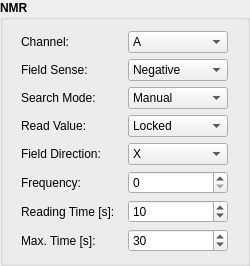
    <widget class="QGroupBox" name="groupBox_6">
     <property name="sizePolicy">
      <sizepolicy hsizetype="Preferred" vsizetype="Preferred">
       <horstretch>0</horstretch>
       <verstretch>0</verstretch>
      </sizepolicy>
     </property>
     <property name="minimumSize">
      <size>
       <width>250</width>
       <height>0</height>
      </size>
     </property>
     <property name="font">
      <font>
       <weight>75</weight>
       <bold>true</bold>
      </font>
     </property>
     <property name="title">
      <string>NMR</string>
     </property>
     <layout class="QGridLayout" name="gridLayout_2">
      <item row="1" column="0">
       <widget class="QLabel" name="label_44">
        <property name="font">
         <font>
          <weight>50</weight>
          <bold>false</bold>
         </font>
        </property>
        <property name="text">
         <string>Field Sense:</string>
        </property>
       </widget>
      </item>
      <item row="2" column="0">
       <widget class="QLabel" name="label_47">
        <property name="font">
         <font>
          <weight>50</weight>
          <bold>false</bold>
         </font>
        </property>
        <property name="text">
         <string>Search Mode:</string>
        </property>
       </widget>
      </item>
      <item row="6" column="0">
       <widget class="QLabel" name="label_6">
        <property name="font">
         <font>
          <weight>50</weight>
          <bold>false</bold>
         </font>
        </property>
        <property name="text">
         <string>Frequency:</string>
        </property>
       </widget>
      </item>
      <item row="9" column="0">
       <widget class="QLabel" name="label_46">
        <property name="font">
         <font>
          <weight>50</weight>
          <bold>false</bold>
         </font>
        </property>
        <property name="text">
         <string>Max. Time [s]:</string>
        </property>
       </widget>
      </item>
      <item row="6" column="1">
       <widget class="QSpinBox" name="sb_nmr_frequency">
        <property name="sizePolicy">
         <sizepolicy hsizetype="Maximum" vsizetype="Fixed">
          <horstretch>0</horstretch>
          <verstretch>0</verstretch>
         </sizepolicy>
        </property>
        <property name="minimumSize">
         <size>
          <width>100</width>
          <height>0</height>
         </size>
        </property>
        <property name="font">
         <font>
          <weight>50</weight>
          <bold>false</bold>
         </font>
        </property>
        <property name="maximum">
         <number>4095</number>
        </property>
       </widget>
      </item>
      <item row="3" column="0">
       <widget class="QLabel" name="label_48">
        <property name="font">
         <font>
          <weight>50</weight>
          <bold>false</bold>
         </font>
        </property>
        <property name="text">
         <string>Read Value:</string>
        </property>
       </widget>
      </item>
      <item row="2" column="1">
       <widget class="QComboBox" name="cmb_nmr_mode">
        <property name="sizePolicy">
         <sizepolicy hsizetype="Maximum" vsizetype="Fixed">
          <horstretch>0</horstretch>
          <verstretch>0</verstretch>
         </sizepolicy>
        </property>
        <property name="minimumSize">
         <size>
          <width>100</width>
          <height>0</height>
         </size>
        </property>
        <property name="font">
         <font>
          <weight>50</weight>
          <bold>false</bold>
         </font>
        </property>
        <property name="currentIndex">
         <number>0</number>
        </property>
        <item>
         <property name="text">
          <string>Manual</string>
         </property>
        </item>
        <item>
         <property name="text">
          <string>Frequency</string>
         </property>
        </item>
        <item>
         <property name="text">
          <string>Auto</string>
         </property>
        </item>
       </widget>
      </item>
      <item row="0" column="1">
       <widget class="QComboBox" name="cmb_nmr_channel">
        <property name="sizePolicy">
         <sizepolicy hsizetype="Maximum" vsizetype="Fixed">
          <horstretch>0</horstretch>
          <verstretch>0</verstretch>
         </sizepolicy>
        </property>
        <property name="minimumSize">
         <size>
          <width>100</width>
          <height>0</height>
         </size>
        </property>
        <property name="font">
         <font>
          <weight>50</weight>
          <bold>false</bold>
         </font>
        </property>
        <property name="currentIndex">
         <number>0</number>
        </property>
        <item>
         <property name="text">
          <string>A</string>
         </property>
        </item>
        <item>
         <property name="text">
          <string>B</string>
         </property>
        </item>
        <item>
         <property name="text">
          <string>C</string>
         </property>
        </item>
        <item>
         <property name="text">
          <string>D</string>
         </property>
        </item>
        <item>
         <property name="text">
          <string>E</string>
         </property>
        </item>
        <item>
         <property name="text">
          <string>F</string>
         </property>
        </item>
        <item>
         <property name="text">
          <string>G</string>
         </property>
        </item>
        <item>
         <property name="text">
          <string>H</string>
         </property>
        </item>
       </widget>
      </item>
      <item row="1" column="1">
       <widget class="QComboBox" name="cmb_nmr_sense">
        <property name="sizePolicy">
         <sizepolicy hsizetype="Maximum" vsizetype="Fixed">
          <horstretch>0</horstretch>
          <verstretch>0</verstretch>
         </sizepolicy>
        </property>
        <property name="minimumSize">
         <size>
          <width>100</width>
          <height>0</height>
         </size>
        </property>
        <property name="font">
         <font>
          <weight>50</weight>
          <bold>false</bold>
         </font>
        </property>
        <property name="currentIndex">
         <number>0</number>
        </property>
        <item>
         <property name="text">
          <string>Negative</string>
         </property>
        </item>
        <item>
         <property name="text">
          <string>Positive</string>
         </property>
        </item>
       </widget>
      </item>
      <item row="0" column="0">
       <widget class="QLabel" name="label_45">
        <property name="font">
         <font>
          <weight>50</weight>
          <bold>false</bold>
         </font>
        </property>
        <property name="text">
         <string>Channel:</string>
        </property>
       </widget>
      </item>
      <item row="9" column="1">
       <widget class="QSpinBox" name="sb_max_time">
        <property name="sizePolicy">
         <sizepolicy hsizetype="Maximum" vsizetype="Fixed">
          <horstretch>0</horstretch>
          <verstretch>0</verstretch>
         </sizepolicy>
        </property>
        <property name="minimumSize">
         <size>
          <width>100</width>
          <height>0</height>
         </size>
        </property>
        <property name="font">
         <font>
          <weight>50</weight>
          <bold>false</bold>
         </font>
        </property>
        <property name="minimum">
         <number>1</number>
        </property>
        <property name="maximum">
         <number>3600</number>
        </property>
        <property name="value">
         <number>30</number>
        </property>
       </widget>
      </item>
      <item row="4" column="1">
       <widget class="QComboBox" name="cmb_field_component">
        <property name="sizePolicy">
         <sizepolicy hsizetype="Maximum" vsizetype="Fixed">
          <horstretch>0</horstretch>
          <verstretch>0</verstretch>
         </sizepolicy>
        </property>
        <property name="minimumSize">
         <size>
          <width>100</width>
          <height>0</height>
         </size>
        </property>
        <property name="font">
         <font>
          <weight>50</weight>
          <bold>false</bold>
         </font>
        </property>
        <property name="currentIndex">
         <number>0</number>
        </property>
        <item>
         <property name="text">
          <string>X</string>
         </property>
        </item>
        <item>
         <property name="text">
          <string>Y</string>
         </property>
        </item>
        <item>
         <property name="text">
          <string>Z</string>
         </property>
        </item>
       </widget>
      </item>
      <item row="4" column="0">
       <widget class="QLabel" name="label_49">
        <property name="font">
         <font>
          <weight>50</weight>
          <bold>false</bold>
         </font>
        </property>
        <property name="text">
         <string>Field Direction:</string>
        </property>
       </widget>
      </item>
      <item row="3" column="1">
       <widget class="QComboBox" name="cmb_nmr_read_value">
        <property name="sizePolicy">
         <sizepolicy hsizetype="Maximum" vsizetype="Fixed">
          <horstretch>0</horstretch>
          <verstretch>0</verstretch>
         </sizepolicy>
        </property>
        <property name="minimumSize">
         <size>
          <width>100</width>
          <height>0</height>
         </size>
        </property>
        <property name="font">
         <font>
          <weight>50</weight>
          <bold>false</bold>
         </font>
        </property>
        <property name="currentIndex">
         <number>0</number>
        </property>
        <item>
         <property name="text">
          <string>Locked</string>
         </property>
        </item>
        <item>
         <property name="text">
          <string>Signal</string>
         </property>
        </item>
        <item>
         <property name="text">
          <string>All</string>
         </property>
        </item>
       </widget>
      </item>
      <item row="7" column="0">
       <widget class="QLabel" name="label_50">
        <property name="sizePolicy">
         <sizepolicy hsizetype="Maximum" vsizetype="Preferred">
          <horstretch>0</horstretch>
          <verstretch>0</verstretch>
         </sizepolicy>
        </property>
        <property name="font">
         <font>
          <weight>50</weight>
          <bold>false</bold>
         </font>
        </property>
        <property name="text">
         <string>Reading Time [s]:</string>
        </property>
       </widget>
      </item>
      <item row="7" column="1">
       <widget class="QSpinBox" name="sb_reading_time">
        <property name="sizePolicy">
         <sizepolicy hsizetype="Maximum" vsizetype="Fixed">
          <horstretch>0</horstretch>
          <verstretch>0</verstretch>
         </sizepolicy>
        </property>
        <property name="minimumSize">
         <size>
          <width>100</width>
          <height>0</height>
         </size>
        </property>
        <property name="font">
         <font>
          <weight>50</weight>
          <bold>false</bold>
         </font>
        </property>
        <property name="minimum">
         <number>0</number>
        </property>
        <property name="maximum">
         <number>3600</number>
        </property>
        <property name="value">
         <number>10</number>
        </property>
       </widget>
      </item>
     </layout>
    </widget>
